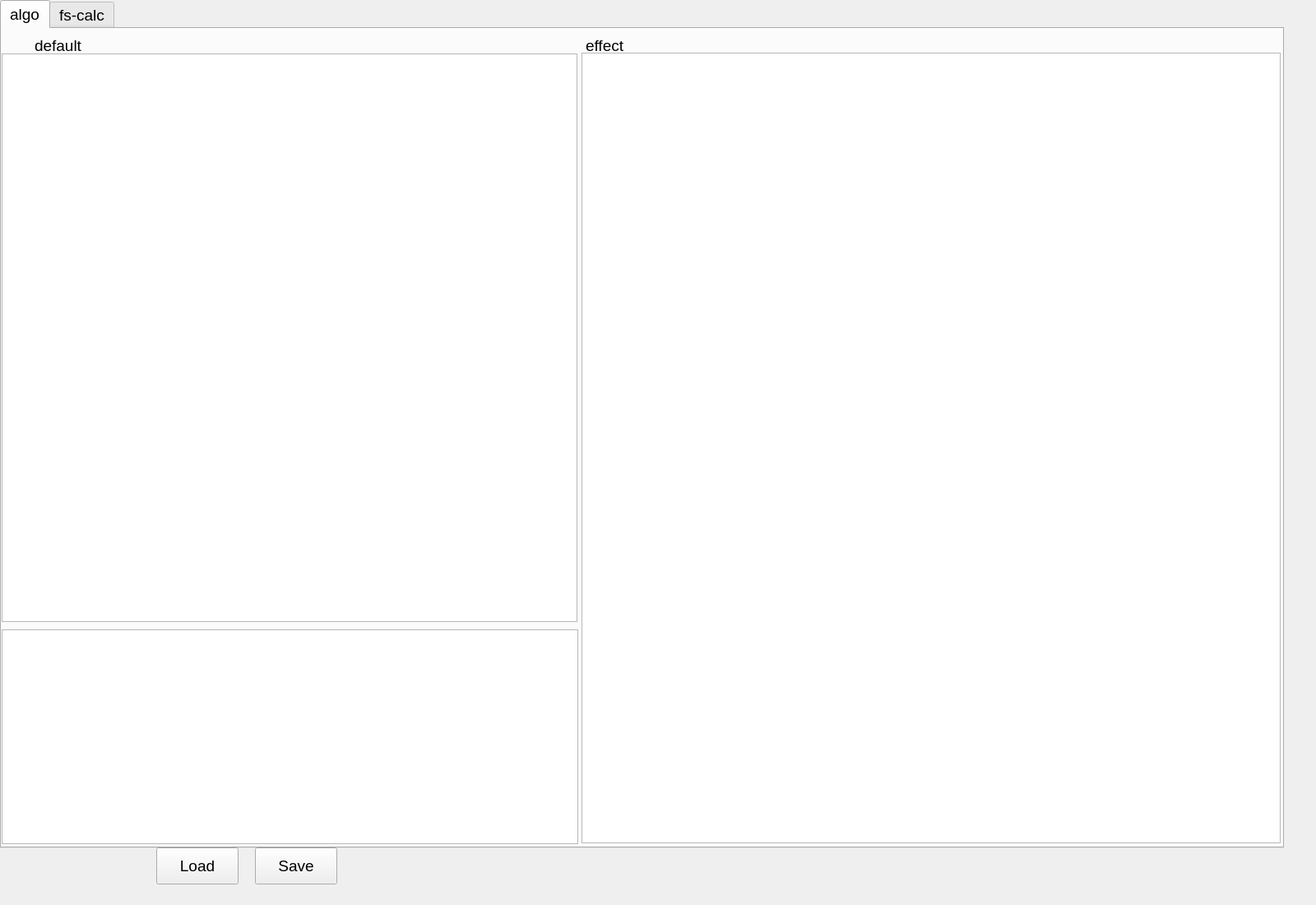
<?xml version="1.0" encoding="UTF-8"?>
<ui version="4.0">
 <class>ATFTuningClass</class>
 <widget class="QWidget" name="ATFTuningClass">
  <property name="geometry">
   <rect>
    <x>0</x>
    <y>0</y>
    <width>1600</width>
    <height>1100</height>
   </rect>
  </property>
  <property name="font">
   <font>
    <family>Arial</family>
    <pointsize>14</pointsize>
   </font>
  </property>
  <property name="windowTitle">
   <string>ATFTuning</string>
  </property>
  <widget class="QTabWidget" name="tabWidget">
   <property name="geometry">
    <rect>
     <x>0</x>
     <y>0</y>
     <width>1561</width>
     <height>1031</height>
    </rect>
   </property>
   <property name="currentIndex">
    <number>0</number>
   </property>
   <widget class="QWidget" name="algo">
    <property name="enabled">
     <bool>true</bool>
    </property>
    <attribute name="title">
     <string>algo</string>
    </attribute>
    <widget class="QTableWidget" name="tableWidget_set">
     <property name="geometry">
      <rect>
       <x>705</x>
       <y>29</y>
       <width>850</width>
       <height>961</height>
      </rect>
     </property>
    </widget>
    <widget class="QLabel" name="effect_label">
     <property name="geometry">
      <rect>
       <x>710</x>
       <y>10</y>
       <width>70</width>
       <height>20</height>
      </rect>
     </property>
     <property name="text">
      <string>effect</string>
     </property>
    </widget>
    <widget class="QTableWidget" name="tableWidget_enable">
     <property name="geometry">
      <rect>
       <x>0</x>
       <y>730</y>
       <width>701</width>
       <height>261</height>
      </rect>
     </property>
    </widget>
    <widget class="QLabel" name="default_label">
     <property name="geometry">
      <rect>
       <x>40</x>
       <y>10</y>
       <width>81</width>
       <height>20</height>
      </rect>
     </property>
     <property name="text">
      <string>default</string>
     </property>
     <property name="scaledContents">
      <bool>false</bool>
     </property>
    </widget>
    <widget class="QTableWidget" name="tableWidget_init">
     <property name="geometry">
      <rect>
       <x>0</x>
       <y>30</y>
       <width>700</width>
       <height>691</height>
      </rect>
     </property>
    </widget>
   </widget>
   <widget class="QWidget" name="FS">
    <attribute name="title">
     <string>fs-calc</string>
    </attribute>
    <widget class="QTableWidget" name="flicker_config">
     <property name="geometry">
      <rect>
       <x>10</x>
       <y>40</y>
       <width>751</width>
       <height>161</height>
      </rect>
     </property>
    </widget>
    <widget class="QTableWidget" name="flicker_calc">
     <property name="geometry">
      <rect>
       <x>10</x>
       <y>260</y>
       <width>1051</width>
       <height>581</height>
      </rect>
     </property>
    </widget>
    <widget class="QLabel" name="default_label_2">
     <property name="geometry">
      <rect>
       <x>10</x>
       <y>10</y>
       <width>81</width>
       <height>20</height>
      </rect>
     </property>
     <property name="text">
      <string>config</string>
     </property>
     <property name="scaledContents">
      <bool>false</bool>
     </property>
    </widget>
    <widget class="QLabel" name="default_label_3">
     <property name="geometry">
      <rect>
       <x>10</x>
       <y>230</y>
       <width>81</width>
       <height>30</height>
      </rect>
     </property>
     <property name="text">
      <string>effect</string>
     </property>
     <property name="scaledContents">
      <bool>false</bool>
     </property>
    </widget>
   </widget>
  </widget>
  <widget class="QPushButton" name="pushButton_load">
   <property name="geometry">
    <rect>
     <x>190</x>
     <y>1030</y>
     <width>100</width>
     <height>45</height>
    </rect>
   </property>
   <property name="text">
    <string>Load</string>
   </property>
  </widget>
  <widget class="QPushButton" name="pushButton_save">
   <property name="geometry">
    <rect>
     <x>310</x>
     <y>1030</y>
     <width>100</width>
     <height>45</height>
    </rect>
   </property>
   <property name="text">
    <string>Save</string>
   </property>
  </widget>
  <zorder>pushButton_load</zorder>
  <zorder>pushButton_save</zorder>
  <zorder>tabWidget</zorder>
 </widget>
 <layoutdefault spacing="6" margin="11"/>
 <resources>
  <include location="ATFTuning.qrc"/>
 </resources>
 <connections>
  <connection>
   <sender>pushButton_load</sender>
   <signal>clicked()</signal>
   <receiver>ATFTuningClass</receiver>
   <slot>on_pushButton_loadParam_clicked()</slot>
   <hints>
    <hint type="sourcelabel">
     <x>239</x>
     <y>1052</y>
    </hint>
    <hint type="destinationlabel">
     <x>799</x>
     <y>549</y>
    </hint>
   </hints>
  </connection>
  <connection>
   <sender>pushButton_save</sender>
   <signal>clicked()</signal>
   <receiver>ATFTuningClass</receiver>
   <slot>on_pushButton_saveParam_clicked()</slot>
   <hints>
    <hint type="sourcelabel">
     <x>359</x>
     <y>1052</y>
    </hint>
    <hint type="destinationlabel">
     <x>799</x>
     <y>549</y>
    </hint>
   </hints>
  </connection>
 </connections>
 <slots>
  <slot>on_pushButton_loadParam_clicked()</slot>
  <slot>on_pushButton_saveParam_clicked()</slot>
 </slots>
</ui>
